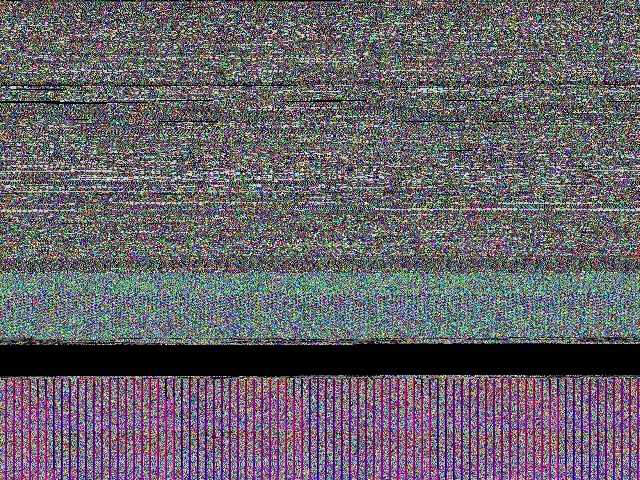
#> input picture assets/test_cam.jpg, 640 x 480 px; its folder holds only this picture in this run
$ python -i preprocessing.py   (imports and definitions only)
#> lines starting #> are read from the running program, lines starting #| are printed output that depends on the picture
#> further down, picture is the input picture: shape (480, 640, 3); mean B, G, R 104.5, 97.6, 101.3
"""Image Preprocessing Module for Low-Light and Glare Robustness.

Analyzes frame illumination, applies adaptive CLAHE + Gamma enhancement
in low-light conditions, and mitigates specular glare reflections.
"""

from typing import Tuple, Dict, Any
import cv2
import numpy as np

# [14 lines left out: function calculate_brightness, not called in this run]

def apply_clahe_and_gamma(
    frame: np.ndarray,
    clip_limit: float = 2.5,
    grid_size: int = 8,
    gamma: float = 0.6,
    denoise: bool = False
) -> np.ndarray:
    """Enhance low-light image contrast via CLAHE on L-channel and Gamma adjustment.

    Args:
        frame: OpenCV BGR image frame.
        clip_limit: Threshold for contrast limiting.
        grid_size: Size of neighborhood grid for histogram equalization.
        gamma: Gamma correction factor (< 1.0 brightens shadows).
        denoise: Whether to apply edge-preserving smoothing for low-light sensor noise.

    Returns:
        np.ndarray: Enhanced BGR image.
    """
#> called with clip_limit = 2.5, grid_size = 8, gamma = 0.6, denoise = False
    if frame is None or frame.size == 0:
        return frame

    work_frame = frame
    # Apply fast edge-preserving bilateral denoising only if necessary
    if denoise:
        work_frame = cv2.bilateralFilter(work_frame, d=3, sigmaColor=25, sigmaSpace=25)

    # 1. Convert to LAB color space
    lab = cv2.cvtColor(work_frame, cv2.COLOR_BGR2LAB)
#> lab: shape (480, 640, 3); mean of channels 0, 1, 2 106.2, 132, 125.4
    l_channel, a_channel, b_channel = cv2.split(lab)
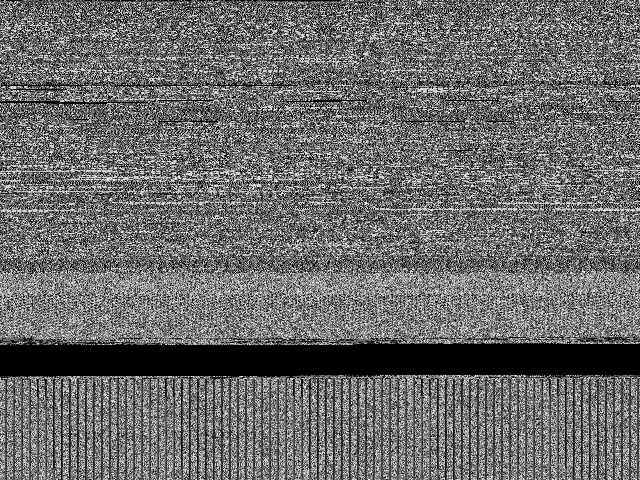
#> l_channel: shape (480, 640); min 0, max 255, mean 106.2
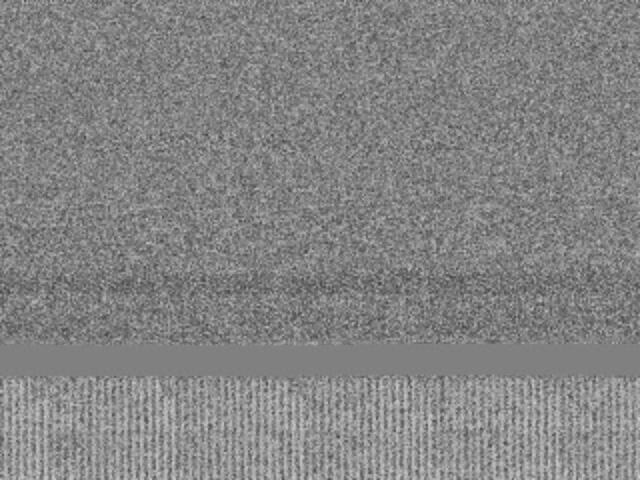
#> a_channel: shape (480, 640); min 67, max 208, mean 132
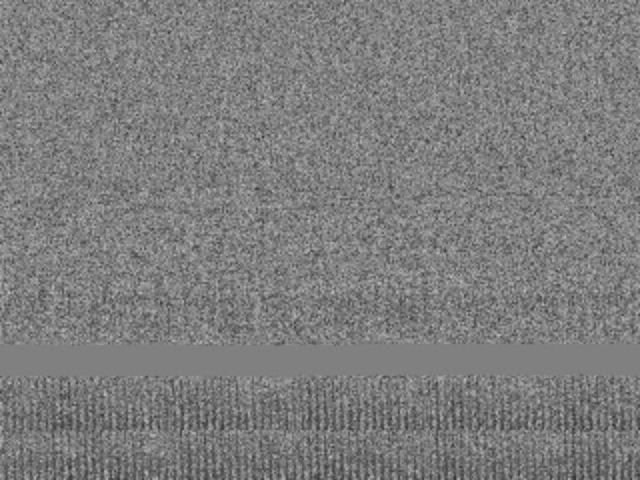
#> b_channel: shape (480, 640); min 50, max 188, mean 125.4

    # 2. Apply CLAHE to L (lightness) channel
    clahe = cv2.createCLAHE(clipLimit=clip_limit, tileGridSize=(grid_size, grid_size))
    enhanced_l = clahe.apply(l_channel)
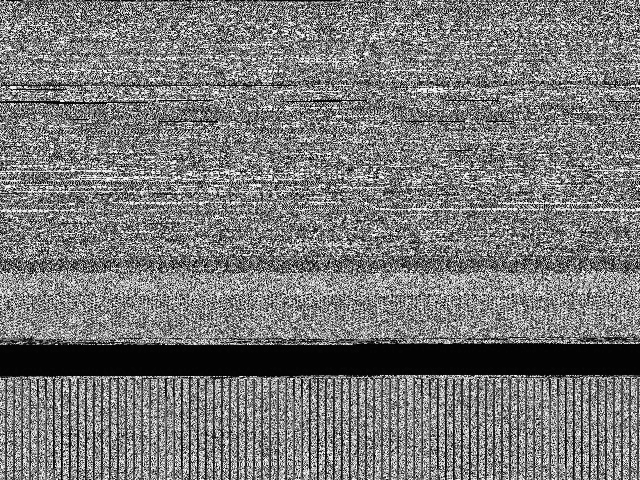
#> enhanced_l: shape (480, 640); min 0, max 255, mean 120.5

    # 3. Apply Gamma correction to lift deep shadows if gamma != 1.0
    if gamma > 0 and gamma != 1.0:
        table = np.array([((i / 255.0) ** gamma) * 255 for i in np.arange(0, 256)]).astype("uint8")
        enhanced_l = cv2.LUT(enhanced_l, table)
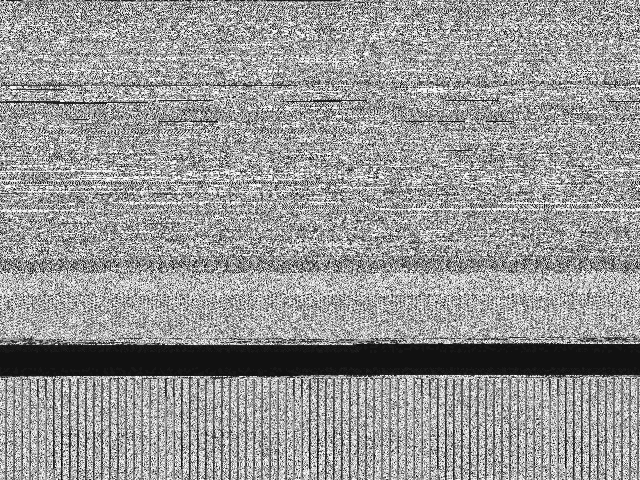
#> enhanced_l: shape (480, 640); min 0, max 255, mean 151.2

    # 4. Merge back and convert to BGR
    merged_lab = cv2.merge((enhanced_l, a_channel, b_channel))
#> merged_lab: shape (480, 640, 3); mean of channels 0, 1, 2 151.2, 132, 125.4
    return cv2.cvtColor(merged_lab, cv2.COLOR_LAB2BGR)
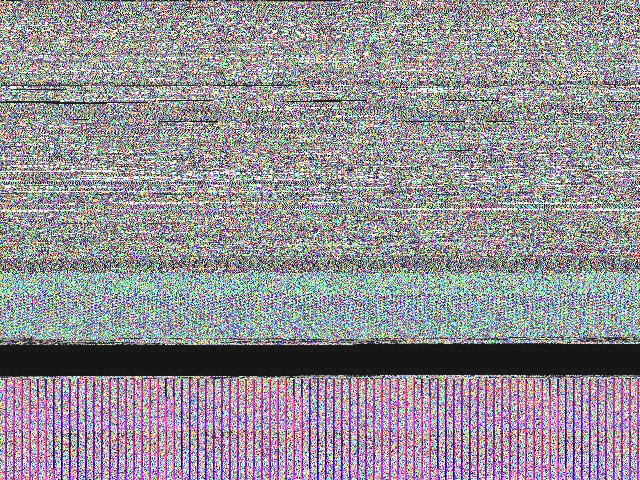
#> returned value: shape (480, 640, 3); mean B, G, R 149.5, 143.2, 147.3

# [107 lines left out: functions reduce_specular_glare, enhance_eye_region, preprocess_frame, not called in this run]

>>> import cv2
>>> picture = cv2.imread('../assets/test_cam.jpg')
>>> result = apply_clahe_and_gamma(picture)
